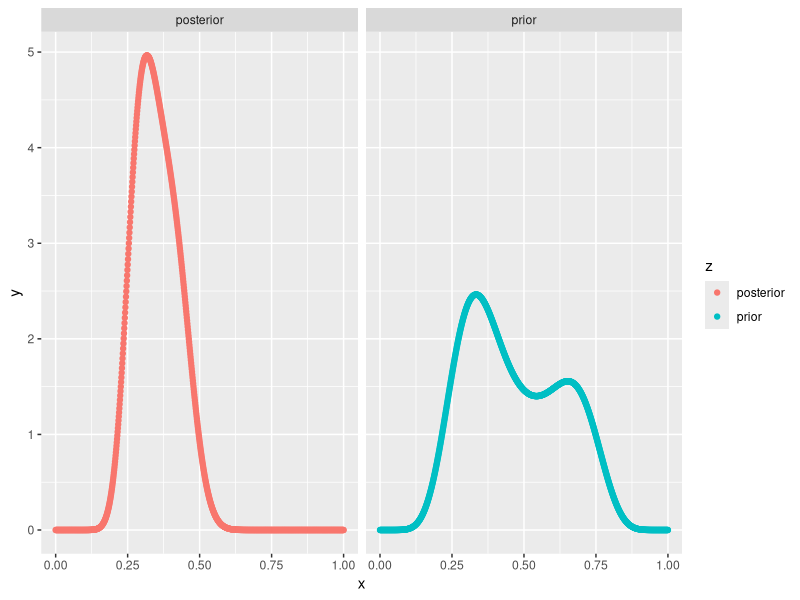

The R source for this figure:
library(ggplot2)
rm(list=ls())

x = seq(from = 0, 1, length.out=1000)

betaprior = 0.5*x^(9)*(1-x)^19*gamma(30)/(gamma(10)*gamma(20)) +
  0.2*x^(14)*(1-x)^14*gamma(30)/(gamma(15)*gamma(15)) +
  0.3*x^(19)*(1-x)^9*gamma(30)/(gamma(20)*gamma(10)) 
  
betaposterior = 0.5*x^(23)*(1-x)^55*gamma(80)/(gamma(24)*gamma(56)) +
  0.2*x^(28)*(1-x)^50*gamma(80)/(gamma(29)*gamma(51)) +
  0.3*x^(33)*(1-x)^45*gamma(80)/(gamma(34)*gamma(46)) 

df = data.frame(x=c(x,x), y=c(betaprior, betaposterior), z=c(rep("prior",1000), rep("posterior",1000)))

ggplot(df, aes(x=x, y=y, color=z)) + geom_point() + facet_grid(.~z)
